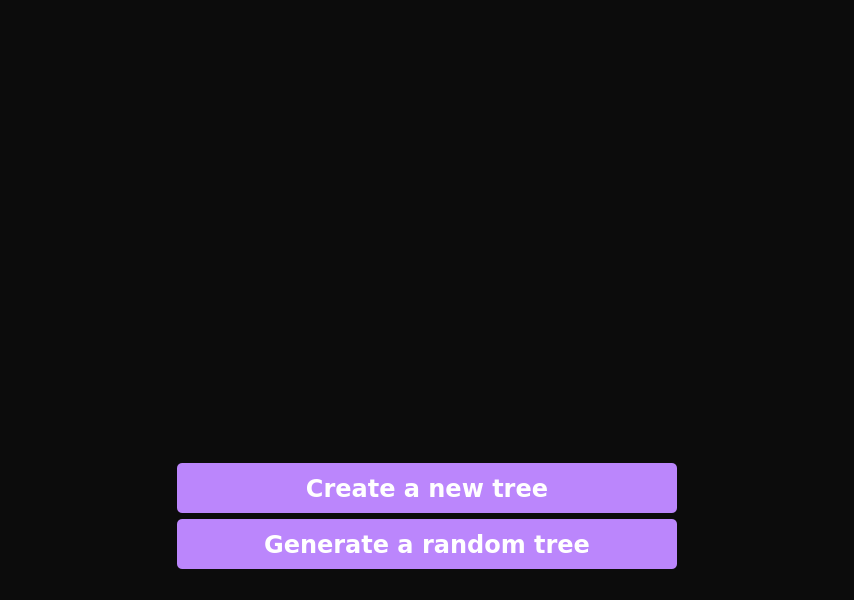
<?xml version="1.0" encoding="UTF-8"?>
<ui version="4.0">
 <class>OpTreeMal</class>
 <widget class="QMainWindow" name="OpTreeMal">
  <property name="geometry">
   <rect>
    <x>0</x>
    <y>0</y>
    <width>854</width>
    <height>600</height>
   </rect>
  </property>
  <property name="maximumSize">
   <size>
    <width>2000</width>
    <height>1500</height>
   </size>
  </property>
  <property name="contextMenuPolicy">
   <enum>Qt::DefaultContextMenu</enum>
  </property>
  <property name="windowTitle">
   <string>OpTreeMal</string>
  </property>
  <property name="windowIcon">
   <iconset>
    <normaloff>../tree.png</normaloff>../tree.png</iconset>
  </property>
  <property name="windowOpacity">
   <double>1.000000000000000</double>
  </property>
  <property name="styleSheet">
   <string notr="true">background-color: rgb(12, 12, 12);
</string>
  </property>
  <property name="iconSize">
   <size>
    <width>50</width>
    <height>50</height>
   </size>
  </property>
  <property name="dockNestingEnabled">
   <bool>false</bool>
  </property>
  <widget class="QWidget" name="centralwidget">
   <layout class="QVBoxLayout" name="verticalLayout_2">
    <item>
     <layout class="QVBoxLayout" name="verticalLayout">
      <item>
       <widget class="QLabel" name="label">
        <property name="font">
         <font>
          <pointsize>18</pointsize>
         </font>
        </property>
        <property name="text">
         <string/>
        </property>
        <property name="pixmap">
         <pixmap>../logoMP.png</pixmap>
        </property>
        <property name="scaledContents">
         <bool>false</bool>
        </property>
        <property name="alignment">
         <set>Qt::AlignCenter</set>
        </property>
       </widget>
      </item>
      <item>
       <widget class="QLabel" name="label_2">
        <property name="textFormat">
         <enum>Qt::AutoText</enum>
        </property>
        <property name="pixmap">
         <pixmap>../textlogomain.png</pixmap>
        </property>
        <property name="scaledContents">
         <bool>false</bool>
        </property>
        <property name="alignment">
         <set>Qt::AlignHCenter|Qt::AlignTop</set>
        </property>
       </widget>
      </item>
      <item>
       <layout class="QVBoxLayout" name="verticalLayout_3">
        <item>
         <layout class="QHBoxLayout" name="horizontalLayout">
          <item>
           <spacer name="horizontalSpacer_2">
            <property name="orientation">
             <enum>Qt::Horizontal</enum>
            </property>
            <property name="sizeHint" stdset="0">
             <size>
              <width>40</width>
              <height>20</height>
             </size>
            </property>
           </spacer>
          </item>
          <item>
           <layout class="QVBoxLayout" name="verticalLayout_4">
            <property name="leftMargin">
             <number>50</number>
            </property>
            <property name="rightMargin">
             <number>50</number>
            </property>
            <property name="bottomMargin">
             <number>0</number>
            </property>
            <item>
             <widget class="QPushButton" name="pushButton_2">
              <property name="minimumSize">
               <size>
                <width>500</width>
                <height>50</height>
               </size>
              </property>
              <property name="font">
               <font>
                <family>Verdana</family>
                <pointsize>18</pointsize>
                <weight>75</weight>
                <bold>true</bold>
               </font>
              </property>
              <property name="styleSheet">
               <string notr="true">background-color: #BB86FC;
color:white;
border-radius:5px;</string>
              </property>
              <property name="text">
               <string>Create a new tree</string>
              </property>
             </widget>
            </item>
            <item>
             <widget class="QPushButton" name="pushButton">
              <property name="minimumSize">
               <size>
                <width>500</width>
                <height>50</height>
               </size>
              </property>
              <property name="font">
               <font>
                <family>Verdana</family>
                <pointsize>18</pointsize>
                <weight>75</weight>
                <bold>true</bold>
               </font>
              </property>
              <property name="styleSheet">
               <string notr="true">background-color: #BB86FC;
color:white;
border-radius:5px;</string>
              </property>
              <property name="text">
               <string>Generate a random tree</string>
              </property>
             </widget>
            </item>
           </layout>
          </item>
          <item>
           <spacer name="horizontalSpacer">
            <property name="orientation">
             <enum>Qt::Horizontal</enum>
            </property>
            <property name="sizeHint" stdset="0">
             <size>
              <width>40</width>
              <height>20</height>
             </size>
            </property>
           </spacer>
          </item>
         </layout>
        </item>
       </layout>
      </item>
     </layout>
    </item>
   </layout>
  </widget>
  <widget class="QMenuBar" name="menubar">
   <property name="geometry">
    <rect>
     <x>0</x>
     <y>0</y>
     <width>854</width>
     <height>24</height>
    </rect>
   </property>
  </widget>
  <widget class="QStatusBar" name="statusbar"/>
 </widget>
 <resources/>
 <connections/>
</ui>
